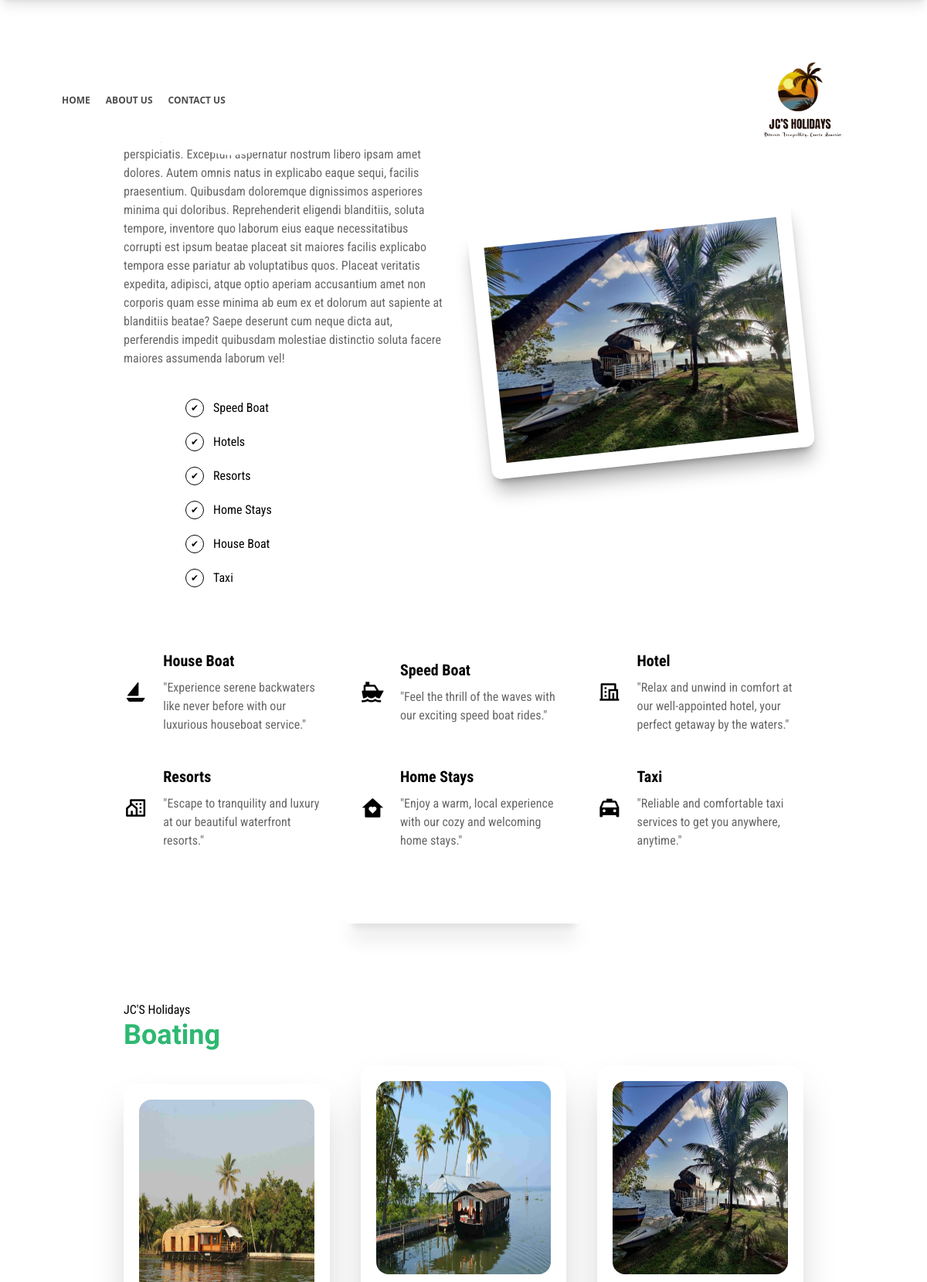
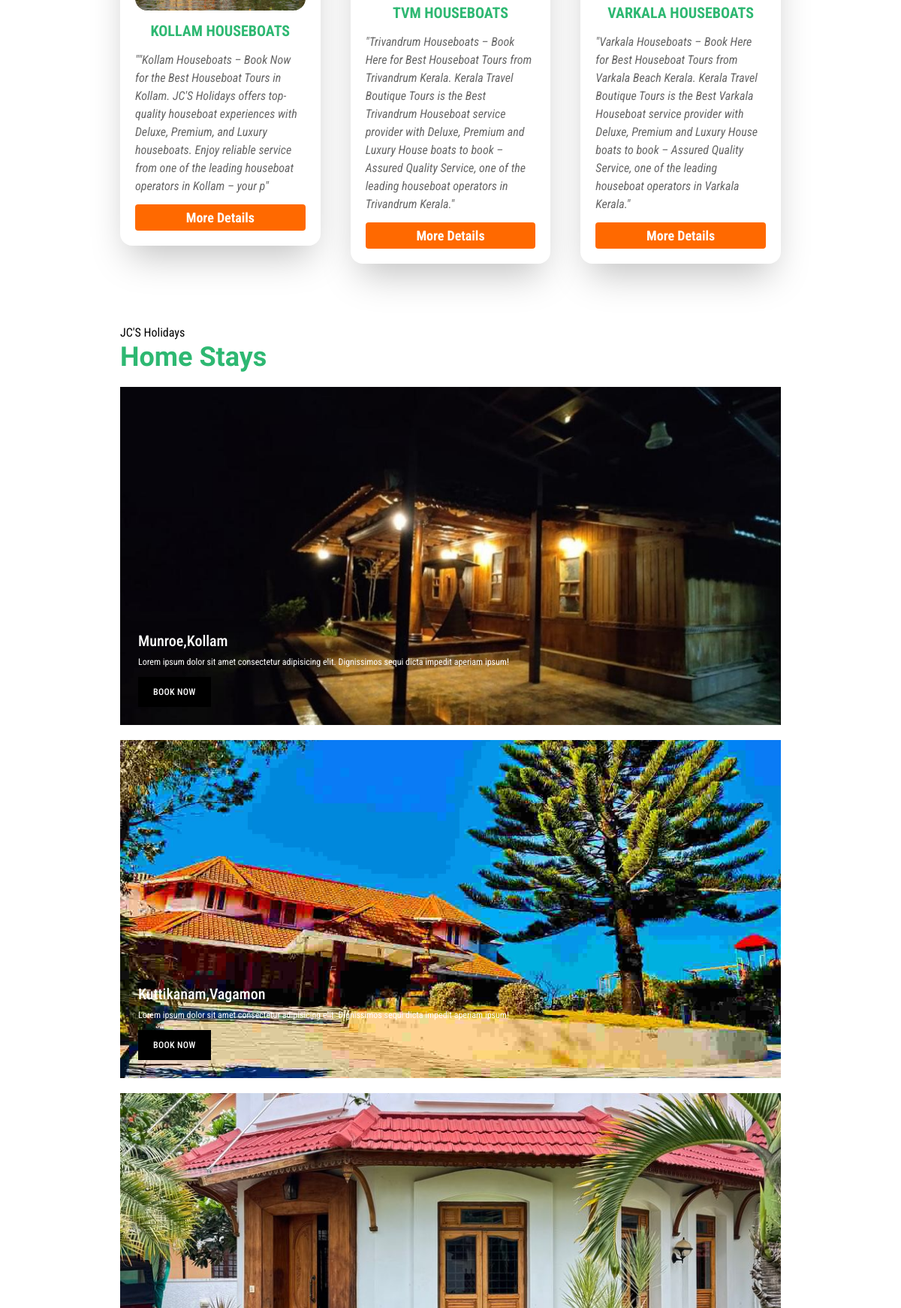
The page / (upper part) on the database its author committed (2 pictures, top to bottom).
### myapp/models.py (models this page shows, shortened)
class Boat(models.Model):
    slug = models.SlugField(unique=True)
    name = models.CharField(max_length=255)
    image = models.ImageField(upload_to='bots/', default=1)
    video_link = models.CharField(max_length=1255, default=1)
    short_desc = models.TextField(max_length=1255)

### myapp/views.py (the view)
# urls.py: path('', views.index, name='boat'),
def index(request):
    boats= Boat.objects.all()
    return render(request, 'index.html', {
        'boats': boats,
    })

### templates/index.html (shortened to what this page needs)
{% load static %}
<!DOCTYPE html>
<html lang="en">
<head>
    <link href="https://cdn.jsdelivr.net/npm/remixicon@4.5.0/fonts/remixicon.css" rel="stylesheet"/>
    <link rel="stylesheet" href="{% static "css/main.css" %}">
    <link rel="stylesheet" href="{% static "css/style.css" %}">
</head>
<body class="overflow-x-hidden">
    <header>
        <div class="h-[110vh] bg-[url(/static/images/bg-img-1.jpeg)] bg-cover bg-center relative">
            <div class="absolute top-0 z-10">
                <div class="flex flex-col">
                    <div class="h-[100px] bg-white w-screen px-5 sm:px-20 flex justify-between items-center text-[12px] font-bold text-black/70">
                        <div class="hidden md:flex gap-5">
                            <a class="hover:text-black transition ease-in duration-300 hover:text-shadow" href="">HOME</a>
                            <a class="hover:text-black transition ease-in duration-300 hover:text-shadow" href="">ABOUT US</a>
                            <a class="hover:text-black transition ease-in duration-300 hover:text-shadow" href="">CONTACT US</a>
                        </div>
                        <img class="h-[100px]" src="{% static "images/jh.png" %}" alt="">
                    </div>
                    <div class="">
                        <img class="w-screen" src="{% static "images/bg-sldr.png" %}" alt="">
                    </div>
                </div>
            </div>
            <div class="absolute bottom-0">
                <img class="w-screen" src="{% static "images/bg-nav.png" %}" alt="">
            </div>
        </div>
    </header>
    <div class="mx-5 sm:mx-40 my-10 sm:my-20 con">
        <div class="grid sm:grid-cols-2 gap-10">
            <div class="">
                <h4 class="">Welcom to</h4>
                <h5 class="text-4xl font-bold plex text-[#2eb872] mb-5">JC'S Holidays</h5>
                <p class="text-black/60">Lorem ipsum dolor sit amet, consectetur adipisicing elit. Dolorem, perspiciatis. Excepturi aspernatur nostrum libero ipsam amet dolores. Autem omnis natus in explicabo eaque sequi, facilis praesentium. Quibusdam doloremque dignissimos asperiores minima qui doloribus. Reprehenderit eligendi blanditiis, soluta tempore, inventore quo laborum eius eaque necessitatibus corrupti est ipsum beatae placeat sit maiores facilis explicabo tempora esse pariatur ab voluptatibus quos. Placeat veritatis expedita, adipisci, atque optio aperiam accusantium amet non corporis quam esse minima ab eum ex et dolorum aut sapiente at blanditiis beatae? Saepe deserunt cum neque dicta aut, perferendis impedit quibusdam molestiae distinctio soluta facere maiores assumenda laborum vel!</p>
                <div class="mx-5 sm:mx-20 my-5 sm:my-10 flex flex-col gap-5">
                    <div class="flex gap-3">
                        <div class="border rounded-full h-6 w-6 flex justify-center items-center text-[12px]">
                            &#10004;
                        </div>
                        <p>Speed Boat</p>
                    </div>
                    <div class="flex gap-3">
                        <div class="border rounded-full h-6 w-6 flex justify-center items-center text-[12px]">
                            &#10004;
                        </div>
                        <p>Hotels</p>
                    </div>
                    <div class="flex gap-3">
                        <div class="border rounded-full h-6 w-6 flex justify-center items-center text-[12px]">
                            &#10004;
                        </div>
                        <p>Resorts</p>
                    </div>
                    <div class="flex gap-3">
                        <div class="border rounded-full h-6 w-6 flex justify-center items-center text-[12px]">
                            &#10004;
                        </div>
                        <p>Home Stays</p>
                    </div>
                    <div class="flex gap-3">
                        <div class="border rounded-full h-6 w-6 flex justify-center items-center text-[12px]">
                            &#10004;
                        </div>
                        <p>House Boat</p>
                    </div>
                    <div class="flex gap-3">
                        <div class="border rounded-full h-6 w-6 flex justify-center items-center text-[12px]">
                            &#10004;
                        </div>
                        <p>Taxi</p>
                    </div>
                </div>
            </div>
            <div class=" flex justify-center items-center">
                <div class="sm:w-[600px] rounded-xl shadow-xl/30 p-5 -rotate-6">
                    <img src="{% static "images/img-2.jpeg" %}" alt="">
                </div>
            </div>
        </div>
        <div class="grid sm:grid-cols-3 gap-10 my-10">
            <div class="flex gap-5 justify-center items-center">
                <div class="">
                    <i class="ri-sailboat-fill text-[30px]"></i>
                </div>
                <div class="flex flex-col gap-2">
                    <p class="text-[20px] font-bold">House Boat</p>
                    <p class="text-black/60">"Experience serene backwaters like never before with our luxurious houseboat service."</p>
                </div>
            </div>
            <div class="flex gap-5 justify-center items-center">
                <div class="">
                    <i class="ri-ship-2-fill text-[30px]"></i>
                </div>
                <div class="flex flex-col gap-2">
                    <p class="text-[20px] font-bold">Speed Boat</p>
                    <p class="text-black/60">"Feel the thrill of the waves with our exciting speed boat rides."</p>
                </div>
            </div>
            <div class="flex gap-5 justify-center items-center">
                <div class="">
                    <i class="ri-hotel-line text-[30px]"></i>
                </div>
                <div class="flex flex-col gap-2">
                    <p class="text-[20px] font-bold">Hotel</p>
                    <p class="text-black/60">"Relax and unwind in comfort at our well-appointed hotel, your perfect getaway by the waters."</p>
                </div>
            </div>
            <div class="flex gap-5 justify-center items-center">
                <div class="">
                    <i class="ri-community-line text-[30px]"></i>
                </div>
                <div class="flex flex-col gap-2">
                    <p class="text-[20px] font-bold">Resorts</p>
                    <p class="text-black/60">"Escape to tranquility and luxury at our beautiful waterfront resorts."</p>
                </div>
            </div>
            <div class="flex gap-5 justify-center items-center">
                <div class="">
                    <i class="ri-home-heart-fill text-[30px]"></i>
                </div>
                <div class="flex flex-col gap-2">
                    <p class="text-[20px] font-bold">Home Stays</p>
                    <p class="text-black/60">"Enjoy a warm, local experience with our cozy and welcoming home stays."</p>
                </div>
            </div>
            <div class="flex gap-5 justify-center items-center">
                <div class="">
                    <i class="ri-taxi-fill text-[30px]"></i>
                </div>
                <div class="flex flex-col gap-2">
                    <p class="text-[20px] font-bold">Taxi</p>
                    <p class="text-black/60">"Reliable and comfortable taxi services to get you anywhere, anytime."</p>
                </div>
            </div>
        </div>
    </div>
    <div class="flex justify-center items-center">
        <div class="shadow-xl/30 h-[15px] w-[300px] mb-5"></div>
    </div>
    <div class="mx-5 sm:mx-40 my-10 sm:my-20 con">
        <div class="col-span-3">
            <div class="">
                <h4 class="">JC'S Holidays</h4>
                <h5 class="text-4xl font-bold plex text-[#2eb872] mb-5">Boating</h5>
            </div>
        </div>
            <div class="grid sm:grid-cols-3 gap-10">
                {% for p in boats %}
                    <div class="flex justify-center items-center hover:scale-102 tansition duration-300">
                        <div class="p-5 shadow-2xl rounded-2xl">
                            <div class="flex flex-col gap-3 justify-center items-center text-black/60">
                                <img class="rounded-2xl h-[250px] w-full" src="{{ p.image.url }}" alt="">
                                <h5 class="text-[20px] text-[#2eb872] font-bold">{{ p.name }}</h5>
                                <p class="italic">"{{ p.short_desc }}"</p>
                                <a class="px-2 py-1 text-white bg-orange-500 font-bold rounded text-[18px] w-full flex justify-center items-center" href="{% url 'boat' slug=p.slug %}">
                                    <p>More Details</p>
                                </a>
                            </div>
                        </div>
                    </div>
                {% endfor %}
            </div>
    </div>
    <div class="mx-5 sm:mx-40 my-10 sm:my-20 con">
        <div class="">
            <h4 class="">JC'S Holidays</h4>
            <h5 class="text-4xl font-bold plex text-[#2eb872] mb-5">Home Stays</h5>
            <a href="#" class="group relative block mb-5">
                <div class="relative h-[350px] sm:h-[450px]">
                  <img
                    src="{% static "images/img-4.jpeg" %}"
                    alt=""
                    class="absolute inset-0 h-full w-full object-cover opacity-100 transition duration-300 group-hover:opacity-0"
                  />
                </div>
                <div class="absolute inset-0 flex flex-col items-start justify-end p-6">
                  <h3 class="text-xl font-medium text-white">Munroe,Kollam</h3>
                  <p class="mt-1.5 text-xs text-pretty text-white">
                    Lorem ipsum dolor sit amet consectetur adipisicing elit. Dignissimos sequi dicta impedit
                    aperiam ipsum!
                  </p>
                  <span
                    class="mt-3 inline-block bg-black px-5 py-3 text-xs font-medium tracking-wide text-white uppercase"
                  >
                    Book Now
                  </span>
                </div>
            </a>
            <a href="#" class="group relative block mb-5">
                <div class="relative h-[350px] sm:h-[450px]">
                  <img
                    src="{% static "images/img-12.jpeg" %}"
                    alt=""
                    class="absolute inset-0 h-full w-full object-cover opacity-100 transition duration-300 group-hover:opacity-0"
                  />
                </div>
                <div class="absolute inset-0 flex flex-col items-start justify-end p-6">
                  <h3 class="text-xl font-medium text-white">Kuttikanam,Vagamon</h3>
                  <p class="mt-1.5 text-xs text-pretty text-white">
                    Lorem ipsum dolor sit amet consectetur adipisicing elit. Dignissimos sequi dicta impedit
                    aperiam ipsum!
                  </p>
                  <span
                    class="mt-3 inline-block bg-black px-5 py-3 text-xs font-medium tracking-wide text-white uppercase"
                  >
                    Book Now
                  </span>
                </div>
            </a>
            <a href="#" class="group relative block mb-5">
                <div class="relative h-[350px] sm:h-[450px]">
                  <img
                    src="{% static "images/img-8.jpeg" %}"
                    alt=""
                    class="absolute inset-0 h-full w-full object-cover opacity-100 transition duration-300 group-hover:opacity-0"
                  />
                </div>
                <div class="absolute inset-0 flex flex-col items-start justify-end p-6">
                </div>
            </a>
        </div>
    </div>
</body>
</html>

### static/css/style.css (style rules this page uses)
.plex { font-family: "IBM Plex Sans Condensed", sans-serif; }
.con { font-family: "Roboto Condensed", sans-serif; }

### rows shown on the page
Boat: image (picture), name "KOLLAM HOUSEBOATS", short_desc "\"Kollam Houseboats – Book Now for the Best Houseboat Tours in Kollam. JC'S Holidays offers top-quality houseboat experiences with Deluxe, Premium, and Luxury houseboats. Enjoy reliable service from one of the leading houseboat operators in Kollam – your p"
Boat: image (picture), name "TVM HOUSEBOATS", short_desc "Trivandrum Houseboats – Book Here for Best Houseboat Tours from Trivandrum Kerala. Kerala Travel Boutique Tours is the Best Trivandrum Houseboat service provider with Deluxe, Premium and Luxury House boats to book – Assured Quality Service, one of the leading houseboat operators in Trivandrum Kerala."
Boat: image (picture), name "VARKALA HOUSEBOATS", short_desc "Varkala Houseboats – Book Here for Best Houseboat Tours from Varkala Beach Kerala. Kerala Travel Boutique Tours is the Best Varkala Houseboat service provider with Deluxe, Premium and Luxury House boats to book – Assured Quality Service, one of the leading houseboat operators in Varkala Kerala."
